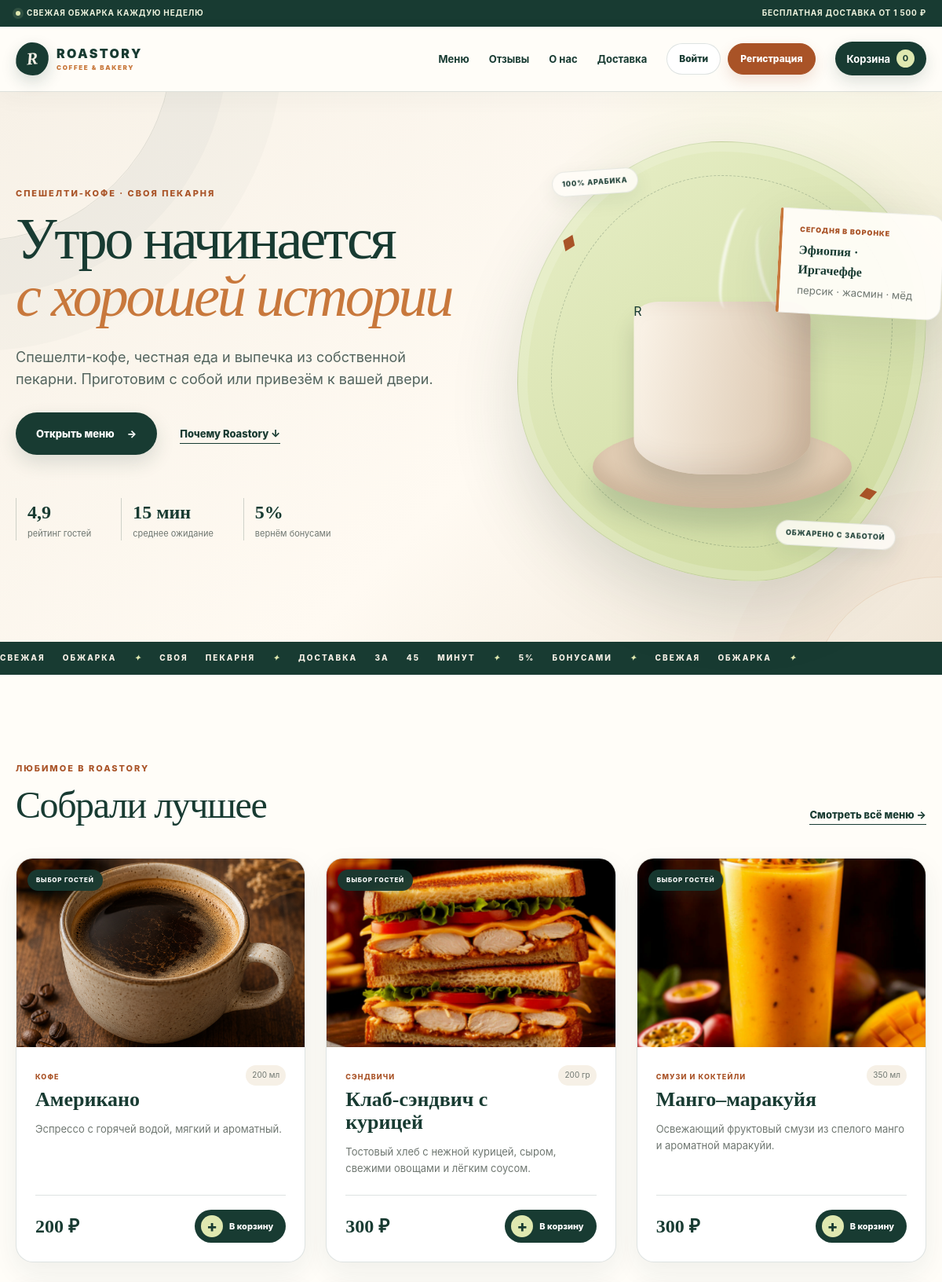
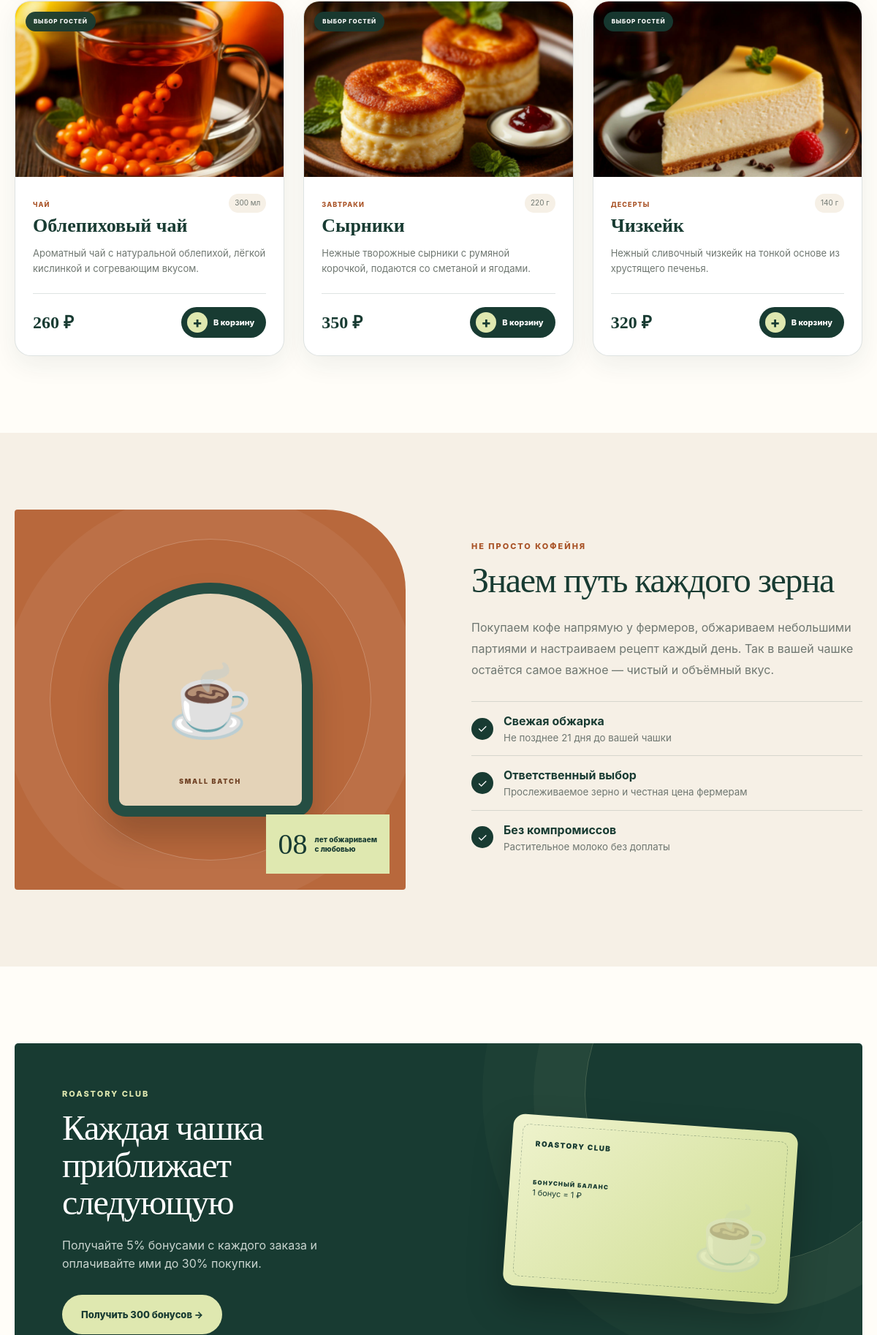
The page / (upper part) on the database its author committed (2 pictures, top to bottom).
### cafe/models.py (models this page shows, shortened)
class Product(models.Model):
    category = models.ForeignKey(
        Category,
        on_delete=models.PROTECT,
        related_name="products",
    )
    name = models.CharField(
        "Название",
        max_length=120,
    )
    slug = models.SlugField(
        "Слаг",
        unique=True,
    )
    description = models.TextField(
        "Описание",
        max_length=500,
    )
    price = models.DecimalField(
        "Цена",
        max_digits=8,
        decimal_places=2,
    )
    volume = models.CharField(
        "Объём / вес",
        max_length=30,
        blank=True,
    )
    image = models.ImageField(
        "Фотография",
        upload_to="products/",
        default="products/default.webp",
        blank=True,
        help_text=(
            "Лучше использовать квадратное фото "
            "размером от 900 × 900 px."
        ),
    )
    emoji = models.CharField(
        "Эмодзи",
        max_length=8,
        default="☕",
    )
    accent = models.CharField(
        "Цвет",
        max_length=20,
        default="#dca15d",
    )
    is_featured = models.BooleanField(
        "На главной",
        default=False,
    )
    is_available = models.BooleanField(
        "В наличии",
        default=True,
    )
    class Meta:
        ordering = (
            "name",
        )
        verbose_name = "Товар"
        verbose_name_plural = "Товары"

class Category(models.Model):
    name = models.CharField(
        "Название",
        max_length=80,
    )
    slug = models.SlugField(
        "Слаг",
        unique=True,
    )
    order = models.PositiveSmallIntegerField(
        "Порядок",
        default=0,
    )
    class Meta:
        ordering = (
            "order",
            "name",
        )
        verbose_name = "Категория"
        verbose_name_plural = "Категории"

### cafe/views.py (the view)
# urls.py: 2. Add a URL to urlpatterns:  path('', views.home, name='home')
def home(request):
    featured = (
        Product.objects
        .filter(
            is_available=True,
            is_featured=True,
        )
        .select_related("category")[:6]
    )
    reviews = (
        Review.objects
        .filter(is_approved=True)
        .select_related("user")[:3]
    )
    rating = (
        Review.objects
        .filter(is_approved=True)
        .aggregate(value=Avg("rating"))["value"]
        or 5
    )
    context = {
        "featured": featured,
        "reviews": reviews,
        "rating": rating,
    }
    return render(
        request,
        "cafe/home.html",
        context,
    )

### cafe/context_processors.py (called while the page is built)
def cart_summary(request):
    return {
        "cart_count": 0,
    }

### templates/cafe/home.html (shortened to what this page needs)
{% extends "base.html" %}
{% block content %}
<section class="hero">
  <div class="container hero-grid">
    <div class="hero-copy">
      <span class="kicker">Спешелти-кофе · своя пекарня</span>
      <h1>
        Утро начинается<br />
        <em>с хорошей истории</em>
      </h1>
      <p>
        Спешелти-кофе, честная еда и выпечка из собственной пекарни. Приготовим
        с собой или привезём к вашей двери.
      </p>
      <div class="hero-actions">
        <a class="button button-primary" href="{% url 'menu' %}">
          Открыть меню <span>→</span>
        </a>
        <a class="text-link" href="#about"> Почему Roastory ↓ </a>
      </div>
      <div class="hero-facts">
        <div>
          <strong>4,9</strong>
          <span>рейтинг гостей</span>
        </div>
        <div>
          <strong>15 мин</strong>
          <span>среднее ожидание</span>
        </div>
        <div>
          <strong>5%</strong>
          <span>вернём бонусами</span>
        </div>
      </div>
    </div>
    <div class="hero-visual" aria-label="Чашка свежего кофе">
      <span class="visual-label visual-label-top"> 100% арабика </span>
      <span class="visual-label visual-label-bottom"> обжарено с заботой </span>
      <div class="bean bean-one">◆</div>
      <div class="bean bean-two">◆</div>
      <div class="steam steam-one"></div>
      <div class="steam steam-two"></div>
      <div class="saucer"></div>
      <div class="cup">
        <div class="coffee">
          <span>R</span>
        </div>
      </div>
      <div class="note-card">
        <span>Сегодня в воронке</span>
        <strong>Эфиопия · Иргачеффе</strong>
        <small>персик · жасмин · мёд</small>
      </div>
    </div>
  </div>
  <div class="marquee">
    <div>
      СВЕЖАЯ ОБЖАРКА <i>✦</i> СВОЯ ПЕКАРНЯ <i>✦</i> ДОСТАВКА ЗА 45 МИНУТ
      <i>✦</i> 5% БОНУСАМИ <i>✦</i> СВЕЖАЯ ОБЖАРКА <i>✦</i>
    </div>
  </div>
</section>
<section class="section" id="menu-preview">
  <div class="container">
    <div class="section-head">
      <div>
        <span class="kicker">Любимое в Roastory</span>
        <h2>Собрали лучшее</h2>
      </div>
      <a class="text-link" href="{% url 'menu' %}"> Смотреть всё меню → </a>
    </div>
   <div class="product-grid">
  {% for product in featured %}
    {% include "cafe/_product_card.html" %}
  {% empty %}
    <p>Скоро здесь появятся любимые напитки.</p>
  {% endfor %}
</div>
</section>
<section class="story section" id="about">
  <div class="container story-grid">
    <div class="story-visual">
      <div class="roaster">
        ☕
        <span>small batch</span>
      </div>
      <div class="story-label">
        <strong>08</strong>
        <span>
          лет обжариваем<br />
          с любовью
        </span>
      </div>
    </div>
    <div class="story-copy">
      <span class="kicker">Не просто кофейня</span>
      <h2>Знаем путь каждого зерна</h2>
      <p>
        Покупаем кофе напрямую у фермеров, обжариваем небольшими партиями и
        настраиваем рецепт каждый день. Так в вашей чашке остаётся самое важное
        — чистый и объёмный вкус.
      </p>
      <ul class="check-list">
        <li>
          <span>✓</span>
          <div>
            <strong>Свежая обжарка</strong>
            <small>Не позднее 21 дня до вашей чашки</small>
          </div>
        </li>
        <li>
          <span>✓</span>
          <div>
            <strong>Ответственный выбор</strong>
            <small> Прослеживаемое зерно и честная цена фермерам </small>
          </div>
        </li>
        <li>
          <span>✓</span>
          <div>
            <strong>Без компромиссов</strong>
            <small>Растительное молоко без доплаты</small>
          </div>
        </li>
      </ul>
    </div>
  </div>
</section>
<section class="loyalty section">
  <div class="container loyalty-card">
    <div class="loyalty-copy">
      <span class="kicker kicker-light"> Roastory club </span>
      <h2>
        Каждая чашка<br />
        приближает следующую
      </h2>
      <p>
        Получайте 5% бонусами с каждого заказа и оплачивайте ими до 30% покупки.
      </p>
      <div>
        {% if user.is_authenticated %}
        <a class="button button-cream" href="{% url 'profile' %}">
          Мои {{ user.profile.bonus_balance }} бонусов →
        </a>
        {% else %}
        <a class="button button-cream" href="{% url 'signup' %}">
          Получить 300 бонусов →
        </a>
        {% endif %}
      </div>
    </div>
    <div class="loyalty-ticket">
      <span class="ticket-brand"> ROASTORY CLUB </span>
      <span class="ticket-cup"> ☕ </span>
      <div>
        <small>БОНУСНЫЙ БАЛАНС</small>
        <strong>
        </strong>
        <span>1 бонус = 1 ₽</span>
      </div>
    </div>
  </div>
</section>
{% endblock %}

### templates/cafe/_product_card.html (shortened to what this page needs)
<article class="product-card">
    <div
        class="product-art"
        style="--accent: {{ product.accent }}"
    >
        {% if product.image %}
            <img
                class="product-photo"
                src="{{ product.image.url }}"
                alt="{{ product.name }}"
                width="900"
                height="900"
                loading="lazy"
            >
        {% endif %}
        {% if product.is_featured %}
            <span class="product-badge">
                Выбор гостей
            </span>
        {% endif %}
    </div>
    <div class="product-content">
        <div class="product-top">
            <div>
                <span class="eyebrow">
                    {{ product.category.name }}
                </span>
                <h3>
                    {{ product.name }}
                </h3>
            </div>
            {% if product.volume %}
                <span class="volume">
                    {{ product.volume }}
                </span>
            {% endif %}
        </div>
        <p>
            {{ product.description }}
        </p>
        <div class="product-bottom">
            <strong>
                {{ product.price|floatformat:0 }} ₽
            </strong>
            <form
                method="post"
                action="{% url 'cart_add' product.id %}"
            >
                <button
                    class="add-to-cart"
                    type="submit"
                    aria-label="Добавить {{ product.name }} в корзину"
                >
                    <span aria-hidden="true">
                        +
                    </span>
                    В корзину
                </button>
            </form>
        </div>
    </div>
</article>

### rows shown on the page
Product: image (picture), is_featured "ВЫБОР ГОСТЕЙ", category.name "КОФЕ", name "Американо", volume "200 мл", description "Эспрессо с горячей водой, мягкий и ароматный.", price "200"
Product: image (picture), is_featured "ВЫБОР ГОСТЕЙ", category.name "СЭНДВИЧИ", name "Клаб-сэндвич с курицей", volume "200 гр", description "Тостовый хлеб с нежной курицей, сыром, свежими овощами и лёгким соусом.", price "300"
Product: image (picture), is_featured "ВЫБОР ГОСТЕЙ", category.name "СМУЗИ И КОКТЕЙЛИ", name "Манго–маракуйя", volume "350 мл", description "Освежающий фруктовый смузи из спелого манго и ароматной маракуйи.", price "300"
Product: image (picture), is_featured "ВЫБОР ГОСТЕЙ", category.name "ЧАЙ", name "Облепиховый чай", volume "300 мл", description "Ароматный чай с натуральной облепихой, лёгкой кислинкой и согревающим вкусом.", price "260"
Product: image (picture), is_featured "ВЫБОР ГОСТЕЙ", category.name "ЗАВТРАКИ", name "Сырники", volume "220 г", description "Нежные творожные сырники с румяной корочкой, подаются со сметаной и ягодами.", price "350"
Product: image (picture), is_featured "ВЫБОР ГОСТЕЙ", category.name "ДЕСЕРТЫ", name "Чизкейк", volume "140 г", description "Нежный сливочный чизкейк на тонкой основе из хрустящего печенья.", price "320"

### other values the page prints
{{ cart_count }} "0"
